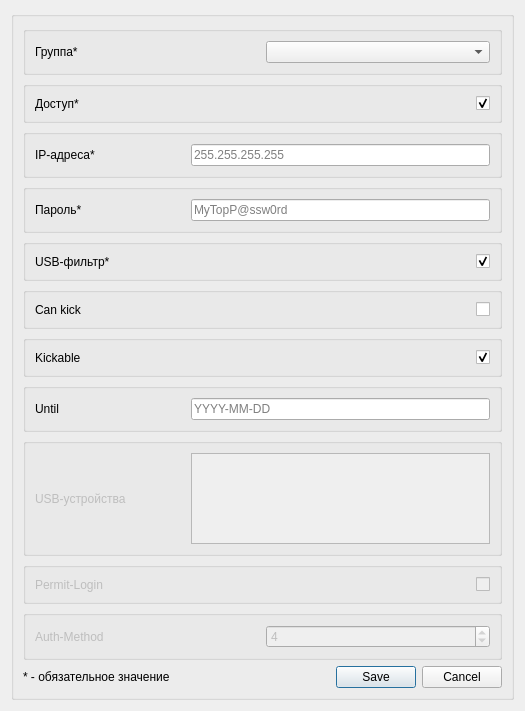
<?xml version="1.0" encoding="UTF-8"?>
<ui version="4.0">
 <class>win_new_policies</class>
 <widget class="QDialog" name="win_new_policies">
  <property name="geometry">
   <rect>
    <x>0</x>
    <y>0</y>
    <width>525</width>
    <height>711</height>
   </rect>
  </property>
  <property name="windowTitle">
   <string>Новая политика</string>
  </property>
  <layout class="QGridLayout" name="gridLayout">
   <item row="0" column="0">
    <widget class="QGroupBox" name="groupBox_6">
     <property name="title">
      <string/>
     </property>
     <layout class="QGridLayout" name="gridLayout_2">
      <item row="1" column="0">
       <widget class="QLabel" name="label">
        <property name="text">
         <string>* - обязательное значение</string>
        </property>
       </widget>
      </item>
      <item row="1" column="1">
       <widget class="QDialogButtonBox" name="btns">
        <property name="orientation">
         <enum>Qt::Orientation::Horizontal</enum>
        </property>
        <property name="standardButtons">
         <set>QDialogButtonBox::StandardButton::Cancel|QDialogButtonBox::StandardButton::Save</set>
        </property>
       </widget>
      </item>
      <item row="0" column="0" colspan="2">
       <layout class="QVBoxLayout" name="verticalLayout" stretch="0,0,0,0,0,0,0,0,0,0,0">
        <item>
         <widget class="QGroupBox" name="groupBox_7">
          <property name="flat">
           <bool>false</bool>
          </property>
          <layout class="QHBoxLayout" name="horizontalLayout_8">
           <item>
            <widget class="QLabel" name="label_3">
             <property name="sizePolicy">
              <sizepolicy hsizetype="Preferred" vsizetype="Preferred">
               <horstretch>0</horstretch>
               <verstretch>0</verstretch>
              </sizepolicy>
             </property>
             <property name="minimumSize">
              <size>
               <width>150</width>
               <height>0</height>
              </size>
             </property>
             <property name="text">
              <string>Группа*</string>
             </property>
            </widget>
           </item>
           <item>
            <widget class="QComboBox" name="le_group">
             <property name="placeholderText">
              <string>Выберите группу...</string>
             </property>
            </widget>
           </item>
          </layout>
         </widget>
        </item>
        <item>
         <widget class="QGroupBox" name="groupBox">
          <layout class="QHBoxLayout" name="horizontalLayout">
           <item>
            <widget class="QLabel" name="users_fullname_label">
             <property name="sizePolicy">
              <sizepolicy hsizetype="Preferred" vsizetype="Preferred">
               <horstretch>0</horstretch>
               <verstretch>0</verstretch>
              </sizepolicy>
             </property>
             <property name="minimumSize">
              <size>
               <width>150</width>
               <height>0</height>
              </size>
             </property>
             <property name="text">
              <string>Доступ*</string>
             </property>
            </widget>
           </item>
           <item>
            <widget class="QCheckBox" name="cb_access">
             <property name="layoutDirection">
              <enum>Qt::LayoutDirection::RightToLeft</enum>
             </property>
             <property name="text">
              <string/>
             </property>
             <property name="checked">
              <bool>true</bool>
             </property>
            </widget>
           </item>
          </layout>
         </widget>
        </item>
        <item>
         <widget class="QGroupBox" name="groupBox_2">
          <property name="flat">
           <bool>false</bool>
          </property>
          <layout class="QHBoxLayout" name="horizontalLayout_2">
           <item>
            <widget class="QLabel" name="label_2">
             <property name="sizePolicy">
              <sizepolicy hsizetype="Preferred" vsizetype="Preferred">
               <horstretch>0</horstretch>
               <verstretch>0</verstretch>
              </sizepolicy>
             </property>
             <property name="minimumSize">
              <size>
               <width>150</width>
               <height>0</height>
              </size>
             </property>
             <property name="text">
              <string>IP-адреса*</string>
             </property>
            </widget>
           </item>
           <item>
            <widget class="QLineEdit" name="le_ip">
             <property name="layoutDirection">
              <enum>Qt::LayoutDirection::LeftToRight</enum>
             </property>
             <property name="text">
              <string/>
             </property>
             <property name="dragEnabled">
              <bool>false</bool>
             </property>
             <property name="readOnly">
              <bool>false</bool>
             </property>
             <property name="placeholderText">
              <string>255.255.255.255</string>
             </property>
            </widget>
           </item>
          </layout>
         </widget>
        </item>
        <item>
         <widget class="QGroupBox" name="groupBox_43">
          <layout class="QHBoxLayout" name="horizontalLayout_56">
           <item>
            <widget class="QLabel" name="label_56">
             <property name="sizePolicy">
              <sizepolicy hsizetype="Preferred" vsizetype="Preferred">
               <horstretch>0</horstretch>
               <verstretch>0</verstretch>
              </sizepolicy>
             </property>
             <property name="minimumSize">
              <size>
               <width>150</width>
               <height>0</height>
              </size>
             </property>
             <property name="text">
              <string>Пароль*</string>
             </property>
            </widget>
           </item>
           <item>
            <widget class="QLineEdit" name="le_pass">
             <property name="text">
              <string/>
             </property>
             <property name="echoMode">
              <enum>QLineEdit::EchoMode::PasswordEchoOnEdit</enum>
             </property>
             <property name="placeholderText">
              <string>MyTopP@ssw0rd</string>
             </property>
            </widget>
           </item>
          </layout>
         </widget>
        </item>
        <item>
         <widget class="QGroupBox" name="groupBox_8">
          <layout class="QHBoxLayout" name="horizontalLayout_7">
           <item>
            <widget class="QLabel" name="label_13">
             <property name="minimumSize">
              <size>
               <width>150</width>
               <height>0</height>
              </size>
             </property>
             <property name="text">
              <string>USB-фильтр*</string>
             </property>
            </widget>
           </item>
           <item>
            <widget class="QCheckBox" name="cb_usb_filter">
             <property name="layoutDirection">
              <enum>Qt::LayoutDirection::RightToLeft</enum>
             </property>
             <property name="text">
              <string/>
             </property>
             <property name="checked">
              <bool>true</bool>
             </property>
            </widget>
           </item>
          </layout>
         </widget>
        </item>
        <item>
         <widget class="QGroupBox" name="groupBox_5">
          <layout class="QHBoxLayout" name="horizontalLayout_6">
           <item>
            <widget class="QLabel" name="label_10">
             <property name="minimumSize">
              <size>
               <width>150</width>
               <height>0</height>
              </size>
             </property>
             <property name="text">
              <string>Can kick</string>
             </property>
            </widget>
           </item>
           <item>
            <widget class="QCheckBox" name="cb_can_kick">
             <property name="layoutDirection">
              <enum>Qt::LayoutDirection::RightToLeft</enum>
             </property>
             <property name="text">
              <string/>
             </property>
             <property name="checkable">
              <bool>true</bool>
             </property>
             <property name="checked">
              <bool>false</bool>
             </property>
            </widget>
           </item>
          </layout>
         </widget>
        </item>
        <item>
         <widget class="QGroupBox" name="groupBox_34">
          <layout class="QHBoxLayout" name="horizontalLayout_43">
           <item>
            <widget class="QLabel" name="label_44">
             <property name="minimumSize">
              <size>
               <width>150</width>
               <height>0</height>
              </size>
             </property>
             <property name="text">
              <string>Kickable</string>
             </property>
            </widget>
           </item>
           <item>
            <widget class="QCheckBox" name="cb_kickable">
             <property name="layoutDirection">
              <enum>Qt::LayoutDirection::RightToLeft</enum>
             </property>
             <property name="text">
              <string/>
             </property>
             <property name="checked">
              <bool>true</bool>
             </property>
            </widget>
           </item>
          </layout>
         </widget>
        </item>
        <item>
         <widget class="QGroupBox" name="groupBox_42">
          <layout class="QHBoxLayout" name="horizontalLayout_55">
           <item>
            <widget class="QLabel" name="label_55">
             <property name="minimumSize">
              <size>
               <width>150</width>
               <height>0</height>
              </size>
             </property>
             <property name="text">
              <string>Until</string>
             </property>
            </widget>
           </item>
           <item>
            <widget class="QLineEdit" name="le_until">
             <property name="toolTip">
              <string>Если не указано - доступ будет выдан до 2024 года
                                                        </string>
             </property>
             <property name="text">
              <string/>
             </property>
             <property name="placeholderText">
              <string>YYYY-MM-DD</string>
             </property>
            </widget>
           </item>
          </layout>
         </widget>
        </item>
        <item>
         <widget class="QGroupBox" name="gb_usb">
          <property name="enabled">
           <bool>false</bool>
          </property>
          <layout class="QHBoxLayout" name="horizontalLayout_9">
           <item>
            <widget class="QLabel" name="label_14">
             <property name="minimumSize">
              <size>
               <width>150</width>
               <height>0</height>
              </size>
             </property>
             <property name="text">
              <string>USB-устройства</string>
             </property>
            </widget>
           </item>
           <item>
            <widget class="QListWidget" name="list_usb">
             <property name="tabKeyNavigation">
              <bool>true</bool>
             </property>
             <property name="isWrapping" stdset="0">
              <bool>false</bool>
             </property>
             <property name="resizeMode">
              <enum>QListView::ResizeMode::Fixed</enum>
             </property>
             <property name="viewMode">
              <enum>QListView::ViewMode::ListMode</enum>
             </property>
             <property name="modelColumn">
              <number>0</number>
             </property>
             <property name="sortingEnabled">
              <bool>true</bool>
             </property>
            </widget>
           </item>
          </layout>
         </widget>
        </item>
        <item>
         <widget class="QGroupBox" name="groupBox_4">
          <property name="enabled">
           <bool>false</bool>
          </property>
          <layout class="QHBoxLayout" name="horizontalLayout_5">
           <item>
            <widget class="QLabel" name="label_12">
             <property name="minimumSize">
              <size>
               <width>150</width>
               <height>0</height>
              </size>
             </property>
             <property name="text">
              <string>Permit-Login</string>
             </property>
            </widget>
           </item>
           <item>
            <widget class="QCheckBox" name="cb_permit_login">
             <property name="layoutDirection">
              <enum>Qt::LayoutDirection::RightToLeft</enum>
             </property>
             <property name="text">
              <string/>
             </property>
             <property name="checked">
              <bool>false</bool>
             </property>
            </widget>
           </item>
          </layout>
         </widget>
        </item>
        <item>
         <widget class="QGroupBox" name="groupBox_3">
          <property name="enabled">
           <bool>false</bool>
          </property>
          <layout class="QHBoxLayout" name="horizontalLayout_4">
           <item>
            <widget class="QLabel" name="label_11">
             <property name="enabled">
              <bool>false</bool>
             </property>
             <property name="sizePolicy">
              <sizepolicy hsizetype="Preferred" vsizetype="Preferred">
               <horstretch>0</horstretch>
               <verstretch>0</verstretch>
              </sizepolicy>
             </property>
             <property name="minimumSize">
              <size>
               <width>150</width>
               <height>0</height>
              </size>
             </property>
             <property name="text">
              <string>Auth-Method</string>
             </property>
            </widget>
           </item>
           <item>
            <widget class="QSpinBox" name="le_authmethod">
             <property name="maximum">
              <number>6</number>
             </property>
             <property name="value">
              <number>4</number>
             </property>
            </widget>
           </item>
          </layout>
         </widget>
        </item>
       </layout>
      </item>
     </layout>
    </widget>
   </item>
  </layout>
 </widget>
 <tabstops>
  <tabstop>le_group</tabstop>
  <tabstop>cb_access</tabstop>
  <tabstop>le_ip</tabstop>
  <tabstop>le_pass</tabstop>
  <tabstop>cb_usb_filter</tabstop>
  <tabstop>cb_can_kick</tabstop>
  <tabstop>cb_kickable</tabstop>
  <tabstop>le_until</tabstop>
  <tabstop>list_usb</tabstop>
  <tabstop>cb_permit_login</tabstop>
  <tabstop>le_authmethod</tabstop>
 </tabstops>
 <resources/>
 <connections>
  <connection>
   <sender>btns</sender>
   <signal>accepted()</signal>
   <receiver>win_new_policies</receiver>
   <slot>accept()</slot>
   <hints>
    <hint type="sourcelabel">
     <x>380</x>
     <y>643</y>
    </hint>
    <hint type="destinationlabel">
     <x>157</x>
     <y>274</y>
    </hint>
   </hints>
  </connection>
  <connection>
   <sender>btns</sender>
   <signal>rejected()</signal>
   <receiver>win_new_policies</receiver>
   <slot>reject()</slot>
   <hints>
    <hint type="sourcelabel">
     <x>380</x>
     <y>643</y>
    </hint>
    <hint type="destinationlabel">
     <x>286</x>
     <y>274</y>
    </hint>
   </hints>
  </connection>
 </connections>
</ui>
